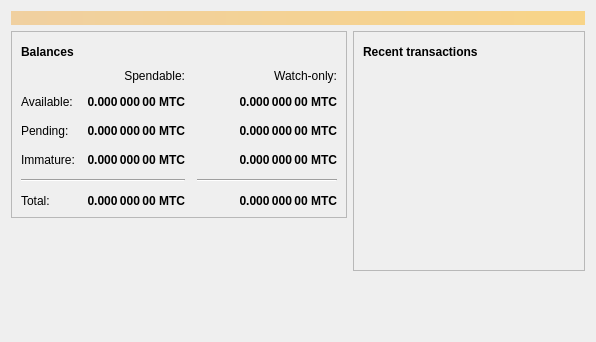
<?xml version="1.0" encoding="UTF-8"?>
<ui version="4.0">
 <class>OverviewPage</class>
 <widget class="QWidget" name="OverviewPage">
  <property name="geometry">
   <rect>
    <x>0</x>
    <y>0</y>
    <width>596</width>
    <height>342</height>
   </rect>
  </property>
  <property name="windowTitle">
   <string>Form</string>
  </property>
  <layout class="QVBoxLayout" name="topLayout">
   <item>
    <widget class="QLabel" name="labelAlerts">
     <property name="visible">
      <bool>false</bool>
     </property>
     <property name="styleSheet">
      <string notr="true">QLabel { background-color: qlineargradient(x1: 0, y1: 0, x2: 1, y2: 0, stop:0 #F0D0A0, stop:1 #F8D488); color:#000000; }</string>
     </property>
     <property name="wordWrap">
      <bool>true</bool>
     </property>
     <property name="margin">
      <number>3</number>
     </property>
     <property name="textInteractionFlags">
      <set>Qt::TextSelectableByMouse</set>
     </property>
    </widget>
   </item>
   <item>
    <layout class="QHBoxLayout" name="horizontalLayout" stretch="1,1">
     <item>
      <layout class="QVBoxLayout" name="verticalLayout_2">
       <item>
        <widget class="QFrame" name="frame">
         <property name="frameShape">
          <enum>QFrame::StyledPanel</enum>
         </property>
         <property name="frameShadow">
          <enum>QFrame::Raised</enum>
         </property>
         <layout class="QVBoxLayout" name="verticalLayout_4">
          <item>
           <layout class="QHBoxLayout" name="horizontalLayout_4">
            <item>
             <widget class="QLabel" name="label_5">
              <property name="font">
               <font>
                <weight>75</weight>
                <bold>true</bold>
               </font>
              </property>
              <property name="text">
               <string>Balances</string>
              </property>
             </widget>
            </item>
            <item>
             <widget class="QPushButton" name="labelWalletStatus">
              <property name="enabled">
               <bool>true</bool>
              </property>
              <property name="maximumSize">
               <size>
                <width>30</width>
                <height>16777215</height>
               </size>
              </property>
              <property name="toolTip">
               <string>The displayed information may be out of date. Your wallet automatically synchronizes with the Mintcoin network after a connection is established, but this process has not completed yet.</string>
              </property>
              <property name="text">
               <string/>
              </property>
              <property name="icon">
               <iconset resource="../mintcoin.qrc">
                <normaloff>:/icons/warning</normaloff>
                <disabledoff>:/icons/warning</disabledoff>:/icons/warning</iconset>
              </property>
              <property name="iconSize">
               <size>
                <width>24</width>
                <height>24</height>
               </size>
              </property>
              <property name="flat">
               <bool>true</bool>
              </property>
             </widget>
            </item>
            <item>
             <spacer name="horizontalSpacer_3">
              <property name="orientation">
               <enum>Qt::Horizontal</enum>
              </property>
              <property name="sizeHint" stdset="0">
               <size>
                <width>40</width>
                <height>20</height>
               </size>
              </property>
             </spacer>
            </item>
           </layout>
          </item>
          <item>
           <layout class="QGridLayout" name="gridLayout">
            <property name="spacing">
             <number>12</number>
            </property>
            <item row="2" column="2">
             <widget class="QLabel" name="labelWatchPending">
              <property name="font">
               <font>
                <weight>75</weight>
                <bold>true</bold>
               </font>
              </property>
              <property name="cursor">
               <cursorShape>IBeamCursor</cursorShape>
              </property>
              <property name="toolTip">
               <string>Unconfirmed transactions to watch-only addresses</string>
              </property>
              <property name="text">
               <string notr="true">0.000 000 00 MTC</string>
              </property>
              <property name="alignment">
               <set>Qt::AlignRight|Qt::AlignTrailing|Qt::AlignVCenter</set>
              </property>
              <property name="textInteractionFlags">
               <set>Qt::LinksAccessibleByMouse|Qt::TextSelectableByKeyboard|Qt::TextSelectableByMouse</set>
              </property>
             </widget>
            </item>
            <item row="2" column="1">
             <widget class="QLabel" name="labelUnconfirmed">
              <property name="font">
               <font>
                <weight>75</weight>
                <bold>true</bold>
               </font>
              </property>
              <property name="cursor">
               <cursorShape>IBeamCursor</cursorShape>
              </property>
              <property name="toolTip">
               <string>Total of transactions that have yet to be confirmed, and do not yet count toward the spendable balance</string>
              </property>
              <property name="text">
               <string notr="true">0.000 000 00 MTC</string>
              </property>
              <property name="alignment">
               <set>Qt::AlignRight|Qt::AlignTrailing|Qt::AlignVCenter</set>
              </property>
              <property name="textInteractionFlags">
               <set>Qt::LinksAccessibleByMouse|Qt::TextSelectableByKeyboard|Qt::TextSelectableByMouse</set>
              </property>
             </widget>
            </item>
            <item row="3" column="2">
             <widget class="QLabel" name="labelWatchImmature">
              <property name="font">
               <font>
                <weight>75</weight>
                <bold>true</bold>
               </font>
              </property>
              <property name="cursor">
               <cursorShape>IBeamCursor</cursorShape>
              </property>
              <property name="toolTip">
               <string>Mined balance in watch-only addresses that has not yet matured</string>
              </property>
              <property name="text">
               <string notr="true">0.000 000 00 MTC</string>
              </property>
              <property name="alignment">
               <set>Qt::AlignRight|Qt::AlignTrailing|Qt::AlignVCenter</set>
              </property>
              <property name="textInteractionFlags">
               <set>Qt::LinksAccessibleByMouse|Qt::TextSelectableByKeyboard|Qt::TextSelectableByMouse</set>
              </property>
             </widget>
            </item>
            <item row="4" column="0" colspan="2">
             <widget class="Line" name="line">
              <property name="orientation">
               <enum>Qt::Horizontal</enum>
              </property>
             </widget>
            </item>
            <item row="4" column="2">
             <widget class="Line" name="lineWatchBalance">
              <property name="sizePolicy">
               <sizepolicy hsizetype="Preferred" vsizetype="Fixed">
                <horstretch>0</horstretch>
                <verstretch>0</verstretch>
               </sizepolicy>
              </property>
              <property name="minimumSize">
               <size>
                <width>140</width>
                <height>0</height>
               </size>
              </property>
              <property name="orientation">
               <enum>Qt::Horizontal</enum>
              </property>
             </widget>
            </item>
            <item row="5" column="0">
             <widget class="QLabel" name="labelTotalText">
              <property name="text">
               <string>Total:</string>
              </property>
             </widget>
            </item>
            <item row="3" column="1">
             <widget class="QLabel" name="labelImmature">
              <property name="font">
               <font>
                <weight>75</weight>
                <bold>true</bold>
               </font>
              </property>
              <property name="cursor">
               <cursorShape>IBeamCursor</cursorShape>
              </property>
              <property name="toolTip">
               <string>Mined balance that has not yet matured</string>
              </property>
              <property name="text">
               <string notr="true">0.000 000 00 MTC</string>
              </property>
              <property name="alignment">
               <set>Qt::AlignRight|Qt::AlignTrailing|Qt::AlignVCenter</set>
              </property>
              <property name="textInteractionFlags">
               <set>Qt::LinksAccessibleByMouse|Qt::TextSelectableByKeyboard|Qt::TextSelectableByMouse</set>
              </property>
             </widget>
            </item>
            <item row="2" column="3">
             <spacer name="horizontalSpacer_2">
              <property name="orientation">
               <enum>Qt::Horizontal</enum>
              </property>
              <property name="sizeHint" stdset="0">
               <size>
                <width>40</width>
                <height>20</height>
               </size>
              </property>
             </spacer>
            </item>
            <item row="3" column="0">
             <widget class="QLabel" name="labelImmatureText">
              <property name="text">
               <string>Immature:</string>
              </property>
             </widget>
            </item>
            <item row="5" column="1">
             <widget class="QLabel" name="labelTotal">
              <property name="font">
               <font>
                <weight>75</weight>
                <bold>true</bold>
               </font>
              </property>
              <property name="cursor">
               <cursorShape>IBeamCursor</cursorShape>
              </property>
              <property name="toolTip">
               <string>Your current total balance</string>
              </property>
              <property name="text">
               <string notr="true">0.000 000 00 MTC</string>
              </property>
              <property name="alignment">
               <set>Qt::AlignRight|Qt::AlignTrailing|Qt::AlignVCenter</set>
              </property>
              <property name="textInteractionFlags">
               <set>Qt::LinksAccessibleByMouse|Qt::TextSelectableByKeyboard|Qt::TextSelectableByMouse</set>
              </property>
             </widget>
            </item>
            <item row="5" column="2">
             <widget class="QLabel" name="labelWatchTotal">
              <property name="font">
               <font>
                <weight>75</weight>
                <bold>true</bold>
               </font>
              </property>
              <property name="cursor">
               <cursorShape>IBeamCursor</cursorShape>
              </property>
              <property name="toolTip">
               <string>Current total balance in watch-only addresses</string>
              </property>
              <property name="text">
               <string notr="true">0.000 000 00 MTC</string>
              </property>
              <property name="alignment">
               <set>Qt::AlignRight|Qt::AlignTrailing|Qt::AlignVCenter</set>
              </property>
              <property name="textInteractionFlags">
               <set>Qt::LinksAccessibleByMouse|Qt::TextSelectableByKeyboard|Qt::TextSelectableByMouse</set>
              </property>
             </widget>
            </item>
            <item row="0" column="2">
             <widget class="QLabel" name="labelWatchonly">
              <property name="text">
               <string>Watch-only:</string>
              </property>
              <property name="alignment">
               <set>Qt::AlignRight|Qt::AlignTrailing|Qt::AlignVCenter</set>
              </property>
             </widget>
            </item>
            <item row="1" column="0">
             <widget class="QLabel" name="labelBalanceText">
              <property name="text">
               <string>Available:</string>
              </property>
             </widget>
            </item>
            <item row="1" column="1">
             <widget class="QLabel" name="labelBalance">
              <property name="font">
               <font>
                <weight>75</weight>
                <bold>true</bold>
               </font>
              </property>
              <property name="cursor">
               <cursorShape>IBeamCursor</cursorShape>
              </property>
              <property name="toolTip">
               <string>Your current spendable balance</string>
              </property>
              <property name="text">
               <string notr="true">0.000 000 00 MTC</string>
              </property>
              <property name="alignment">
               <set>Qt::AlignRight|Qt::AlignTrailing|Qt::AlignVCenter</set>
              </property>
              <property name="textInteractionFlags">
               <set>Qt::LinksAccessibleByMouse|Qt::TextSelectableByKeyboard|Qt::TextSelectableByMouse</set>
              </property>
             </widget>
            </item>
            <item row="1" column="2">
             <widget class="QLabel" name="labelWatchAvailable">
              <property name="font">
               <font>
                <weight>75</weight>
                <bold>true</bold>
               </font>
              </property>
              <property name="cursor">
               <cursorShape>IBeamCursor</cursorShape>
              </property>
              <property name="toolTip">
               <string>Your current balance in watch-only addresses</string>
              </property>
              <property name="text">
               <string notr="true">0.000 000 00 MTC</string>
              </property>
              <property name="alignment">
               <set>Qt::AlignRight|Qt::AlignTrailing|Qt::AlignVCenter</set>
              </property>
              <property name="textInteractionFlags">
               <set>Qt::LinksAccessibleByMouse|Qt::TextSelectableByKeyboard|Qt::TextSelectableByMouse</set>
              </property>
             </widget>
            </item>
            <item row="2" column="0">
             <widget class="QLabel" name="labelPendingText">
              <property name="text">
               <string>Pending:</string>
              </property>
             </widget>
            </item>
            <item row="0" column="1">
             <widget class="QLabel" name="labelSpendable">
              <property name="text">
               <string>Spendable:</string>
              </property>
              <property name="alignment">
               <set>Qt::AlignRight|Qt::AlignTrailing|Qt::AlignVCenter</set>
              </property>
             </widget>
            </item>
           </layout>
          </item>
         </layout>
        </widget>
       </item>
       <item>
        <spacer name="verticalSpacer">
         <property name="orientation">
          <enum>Qt::Vertical</enum>
         </property>
         <property name="sizeHint" stdset="0">
          <size>
           <width>20</width>
           <height>40</height>
          </size>
         </property>
        </spacer>
       </item>
      </layout>
     </item>
     <item>
      <layout class="QVBoxLayout" name="verticalLayout_3">
       <item>
        <widget class="QFrame" name="frame_2">
         <property name="frameShape">
          <enum>QFrame::StyledPanel</enum>
         </property>
         <property name="frameShadow">
          <enum>QFrame::Raised</enum>
         </property>
         <layout class="QVBoxLayout" name="verticalLayout">
          <item>
           <layout class="QHBoxLayout" name="horizontalLayout_2">
            <item>
             <widget class="QLabel" name="label_4">
              <property name="font">
               <font>
                <weight>75</weight>
                <bold>true</bold>
               </font>
              </property>
              <property name="text">
               <string>Recent transactions</string>
              </property>
             </widget>
            </item>
            <item>
             <widget class="QPushButton" name="labelTransactionsStatus">
              <property name="enabled">
               <bool>true</bool>
              </property>
              <property name="maximumSize">
               <size>
                <width>30</width>
                <height>16777215</height>
               </size>
              </property>
              <property name="toolTip">
               <string>The displayed information may be out of date. Your wallet automatically synchronizes with the Mintcoin network after a connection is established, but this process has not completed yet.</string>
              </property>
              <property name="text">
               <string/>
              </property>
              <property name="icon">
               <iconset resource="../mintcoin.qrc">
                <normaloff>:/icons/warning</normaloff>
                <disabledoff>:/icons/warning</disabledoff>:/icons/warning</iconset>
              </property>
              <property name="iconSize">
               <size>
                <width>24</width>
                <height>24</height>
               </size>
              </property>
              <property name="flat">
               <bool>true</bool>
              </property>
             </widget>
            </item>
            <item>
             <spacer name="horizontalSpacer">
              <property name="orientation">
               <enum>Qt::Horizontal</enum>
              </property>
              <property name="sizeHint" stdset="0">
               <size>
                <width>40</width>
                <height>20</height>
               </size>
              </property>
             </spacer>
            </item>
           </layout>
          </item>
          <item>
           <widget class="QListView" name="listTransactions">
            <property name="styleSheet">
             <string notr="true">QListView { background: transparent; }</string>
            </property>
            <property name="frameShape">
             <enum>QFrame::NoFrame</enum>
            </property>
            <property name="verticalScrollBarPolicy">
             <enum>Qt::ScrollBarAlwaysOff</enum>
            </property>
            <property name="horizontalScrollBarPolicy">
             <enum>Qt::ScrollBarAlwaysOff</enum>
            </property>
            <property name="selectionMode">
             <enum>QAbstractItemView::NoSelection</enum>
            </property>
           </widget>
          </item>
         </layout>
        </widget>
       </item>
       <item>
        <spacer name="verticalSpacer_2">
         <property name="orientation">
          <enum>Qt::Vertical</enum>
         </property>
         <property name="sizeHint" stdset="0">
          <size>
           <width>20</width>
           <height>40</height>
          </size>
         </property>
        </spacer>
       </item>
      </layout>
     </item>
    </layout>
   </item>
  </layout>
 </widget>
 <resources/>
 <connections/>
</ui>
